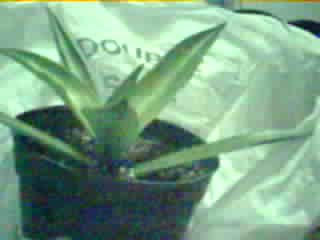
#> input picture test/test_img.jpeg, 320 x 240 px; its folder holds only this picture in this run
$ python -i __init__.py   (imports and definitions only)
#> lines starting #> are read from the running program, lines starting #| are printed output that depends on the picture; after the words box and inside, x2 and y2 are one past the last pixel; in counts of white or black regions, pixels touching at a corner belong together
import os
import logging
import cv2
import numpy as np
import azure.functions as func

def save_debug_image(image, step_name, output_folder):
    """Save intermediate debug images for visualization."""
    debug_path = os.path.join(output_folder, f"debug_{step_name}.png")
    cv2.imwrite(debug_path, image)

def process_leaves(image_path: str, output_path: str, output_folder: str,
                   threshold_value: int = 0, kernel_size: int = 3,
                   dist_threshold: float = 0.7, min_region_size: int = 100) -> int:
    """Process an image to detect and segment leaves."""
#> called with image_path = 'test_img.jpeg', output_path = 'out.png', output_folder = 'out1.png', threshold_value = 0, kernel_size = 3, dist_threshold = 0.7, min_region_size = 100
    os.makedirs(output_folder, exist_ok=True)

    # Load image
    img = cv2.imread(image_path)
#> img is the input picture: shape (240, 320, 3); mean B, G, R 134, 161.4, 122.4
    if img is None:
        raise FileNotFoundError(f"Image could not be loaded from path: {image_path}")

    # Convert to HSV and create binary mask for green regions
    hsv = cv2.cvtColor(img, cv2.COLOR_BGR2HSV)
#> hsv: shape (240, 320, 3); mean H, S, V 71.4, 76.2, 162.8
    green_mask = cv2.inRange(hsv, (43, 52, 52), (80, 255, 255))  # Adjust values as needed
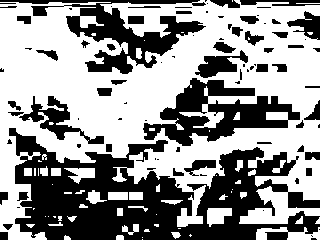
#> green_mask: shape (240, 320); 58% white; 88 black regions (44 under 20 px), largest, box (x1, y1, x2, y2) and area: (9, 128, 320, 240) 17393, (143, 78, 300, 146) 4614, (0, 0, 206, 74) 4491
    save_debug_image(green_mask, "binary_hsv", output_folder)

    # Apply morphological opening to clean up noise
    kernel = np.ones((kernel_size, kernel_size), np.uint8)
    morph_open = cv2.morphologyEx(green_mask, cv2.MORPH_OPEN, kernel, iterations=2)
#> morph_open: shape (240, 320); 53.5% white; 35 black regions (14 under 20 px), largest, box (x1, y1, x2, y2) and area: (7, 38, 320, 240) 25730, (0, 0, 320, 74) 6325, (8, 96, 104, 144) 1453
    save_debug_image(morph_open, "morph_open_hsv", output_folder)

    # Distance transform
    dist_transform = cv2.distanceTransform(morph_open, cv2.DIST_L2, 5)
    dist_norm = cv2.normalize(dist_transform, None, 0, 255, cv2.NORM_MINMAX).astype(np.uint8)
    save_debug_image(dist_norm, "distance_transform", output_folder)

    # Sure foreground
    _, sure_fg = cv2.threshold(dist_transform, dist_threshold * dist_transform.max(), 255, 0)
#> sure_fg: shape (240, 320) float32; 0.89% white; 6 white regions (2 under 20 px), largest, box (x1, y1, x2, y2) and area: (18, 66, 49, 84) 226, (141, 80, 166, 102) 183, (0, 28, 10, 51) 143, (59, 74, 79, 90) 106
    sure_fg = np.uint8(sure_fg)
    save_debug_image(sure_fg, "sure_foreground", output_folder)

    # Sure background
    sure_bg = cv2.dilate(morph_open, kernel, iterations=3)
#> sure_bg: shape (240, 320); 75.3% white; 33 black regions (15 under 20 px), largest, box (x1, y1, x2, y2) and area: (18, 139, 191, 240) 8343, (147, 49, 289, 149) 3264, (182, 152, 290, 240) 2907
    unknown = cv2.subtract(sure_bg, sure_fg)
    save_debug_image(unknown, "unknown_regions", output_folder)

    # Marker labeling for watershed
    _, markers = cv2.connectedComponents(sure_fg)
#> markers: shape (240, 320) int32; 7 distinct labels, from 0 to 6
    markers = markers + 1
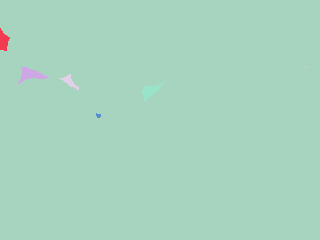
#> markers: shape (240, 320) int32; 7 distinct labels, from 1 to 7; one colour per label, 0 black
    markers[unknown == 255] = 0
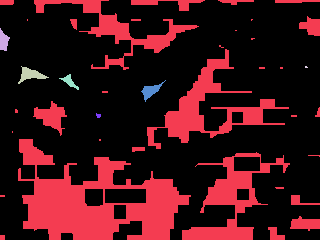
#> markers: shape (240, 320) int32; 8 distinct labels, from 0 to 7; one colour per label, 0 black
    markers_vis = (markers.astype(np.uint8) + 1) * 50
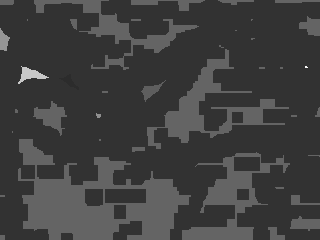
#> markers_vis: shape (240, 320); min 44, max 250, mean 63.1
    save_debug_image(markers_vis, "markers", output_folder)

    # Apply watershed
    markers = cv2.watershed(img, markers)
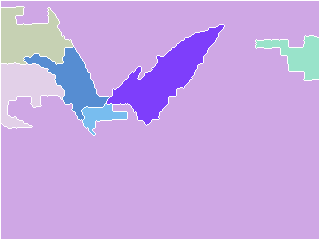
#> markers: shape (240, 320) int32; 8 distinct labels, from -1 to 7; one colour per label, 0 black, -1 white
    img[markers == -1] = [0, 255, 128]  # Mark watershed boundaries
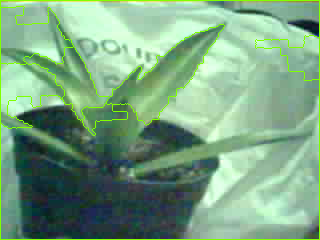
#> img: shape (240, 320, 3); 2.98% of pixels changed, all inside (x1, y1, x2, y2) = (0, 0, 320, 240)

    # Highlight individual regions
    for marker_id in np.unique(markers):
        if marker_id > 1:
            img[markers == marker_id] = cv2.add(img[markers == marker_id], (0, 100, 0))
#> this loop made 8 passes
#> marker_id on pass 1: -1

    # Save final result
    cv2.imwrite(output_path, img)
    save_debug_image(img, "final_result", output_folder)

    # Extract and count leaf regions
    leaf_count = 0
    for marker_id in np.unique(markers):
        if marker_id <= 1:  # Skip background and boundary
            continue

        # Ignore small regions
        if np.count_nonzero(markers == marker_id) < min_region_size:
            continue

        # Create mask for each leaf
        mask = np.zeros_like(sure_fg, dtype=np.uint8)
        mask[markers == marker_id] = 255
        leaf = cv2.bitwise_and(img, img, mask=mask)

        # Save leaf image
        leaf_path = os.path.join(output_folder, f"leaf_{leaf_count}.png")
        cv2.imwrite(leaf_path, leaf)
        leaf_count += 1
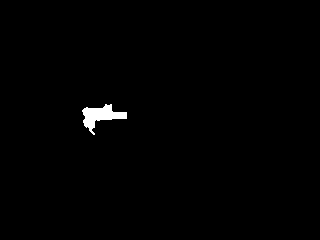
#> mask: shape (240, 320); 0.77% white; 1 white region, box (x1, y1, x2, y2) and area: (82, 104, 127, 135) 589
#> after the loop, leaf_count = 6

    return leaf_count

# [51 lines left out: functions classify_leaves_and_flowers, main, not called in this run]

>>> result = process_leaves('test_img.jpeg', 'out.png', 'out1.png')
#> result = 6
